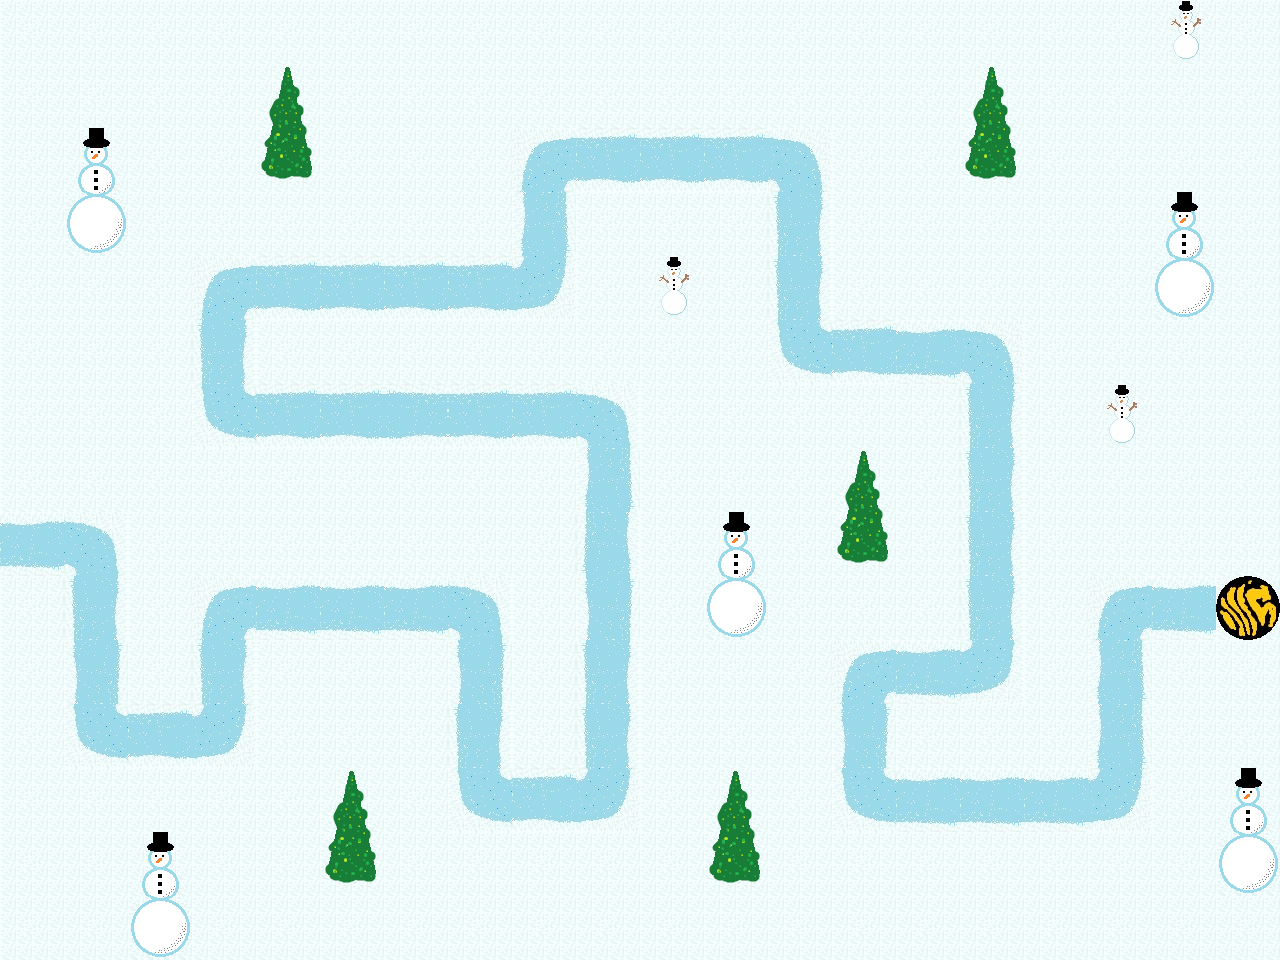

Rendered tile map (Tiled .tmx) drawn with the repository's tilesets; below, a short description and the map source with its tile grids summarised:
An orthogonal 20x15 tile map with 64x64 px tiles, 1 tile layer (Tile Layer 1).

<map version="1.0" orientation="orthogonal" width="20" height="15" tilewidth="64" tileheight="64">
 <tileset firstgid="1" name="Snow_All" tilewidth="64" tileheight="64">
  <properties>
   <property name="ground" value="" />
  </properties>
  <image source="Snow_All.png" width="475" height="694" />
  <tile id="0">
   <properties>
    <property name="ground" value="" />
   </properties>
  </tile>
  <tile id="1">
   <properties>
    <property name="ground" value="" />
   </properties>
  </tile>
  <tile id="2">
   <properties>
    <property name="ground" value="" />
   </properties>
  </tile>
  <tile id="7">
   <properties>
    <property name="ground" value="" />
   </properties>
  </tile>
  <tile id="8">
   <properties>
    <property name="ground" value="" />
   </properties>
  </tile>
  <tile id="9">
   <properties>
    <property name="ground" value="" />
   </properties>
  </tile>
  <tile id="14">
   <properties>
    <property name="ground" value="" />
   </properties>
  </tile>
  <tile id="15">
   <properties>
    <property name="ground" value="" />
   </properties>
  </tile>
  <tile id="16">
   <properties>
    <property name="ground" value="" />
   </properties>
  </tile>
  <tile id="21">
   <properties>
    <property name="ground" value="" />
   </properties>
  </tile>
  <tile id="22">
   <properties>
    <property name="ground" value="" />
   </properties>
  </tile>
  <tile id="23">
   <properties>
    <property name="ground" value="" />
   </properties>
  </tile>
  <tile id="28">
   <properties>
    <property name="ground" value="" />
   </properties>
  </tile>
  <tile id="29">
   <properties>
    <property name="ground" value="" />
   </properties>
  </tile>
  <tile id="30">
   <properties>
    <property name="ground" value="" />
   </properties>
  </tile>
  <tile id="35">
   <properties>
    <property name="ground" value="" />
   </properties>
  </tile>
  <tile id="36">
   <properties>
    <property name="ground" value="" />
   </properties>
  </tile>
  <tile id="37">
   <properties>
    <property name="ground" value="" />
   </properties>
  </tile>
  <tile id="42">
   <properties>
    <property name="ground" value="" />
   </properties>
  </tile>
  <tile id="43">
   <properties>
    <property name="ground" value="" />
   </properties>
  </tile>
  <tile id="44">
   <properties>
    <property name="grass" value="" />
   </properties>
  </tile>
  <tile id="49">
   <properties>
    <property name="ground" value="" />
   </properties>
  </tile>
  <tile id="50">
   <properties>
    <property name="ground" value="" />
   </properties>
  </tile>
  <tile id="51">
   <properties>
    <property name="ground" value="" />
   </properties>
  </tile>
  <tile id="56">
   <properties>
    <property name="finish" value="" />
    <property name="ground" value="" />
   </properties>
  </tile>
  <tile id="57">
   <properties>
    <property name="ground" value="" />
   </properties>
  </tile>
  <tile id="64">
   <properties>
    <property name="ground" value="" />
   </properties>
  </tile>
 </tileset>
 <layer name="Tile Layer 1" width="20" height="15">
  <data>[300 cells, 300 non-empty, 21 distinct tile ids]</data>
 </layer>
</map>
